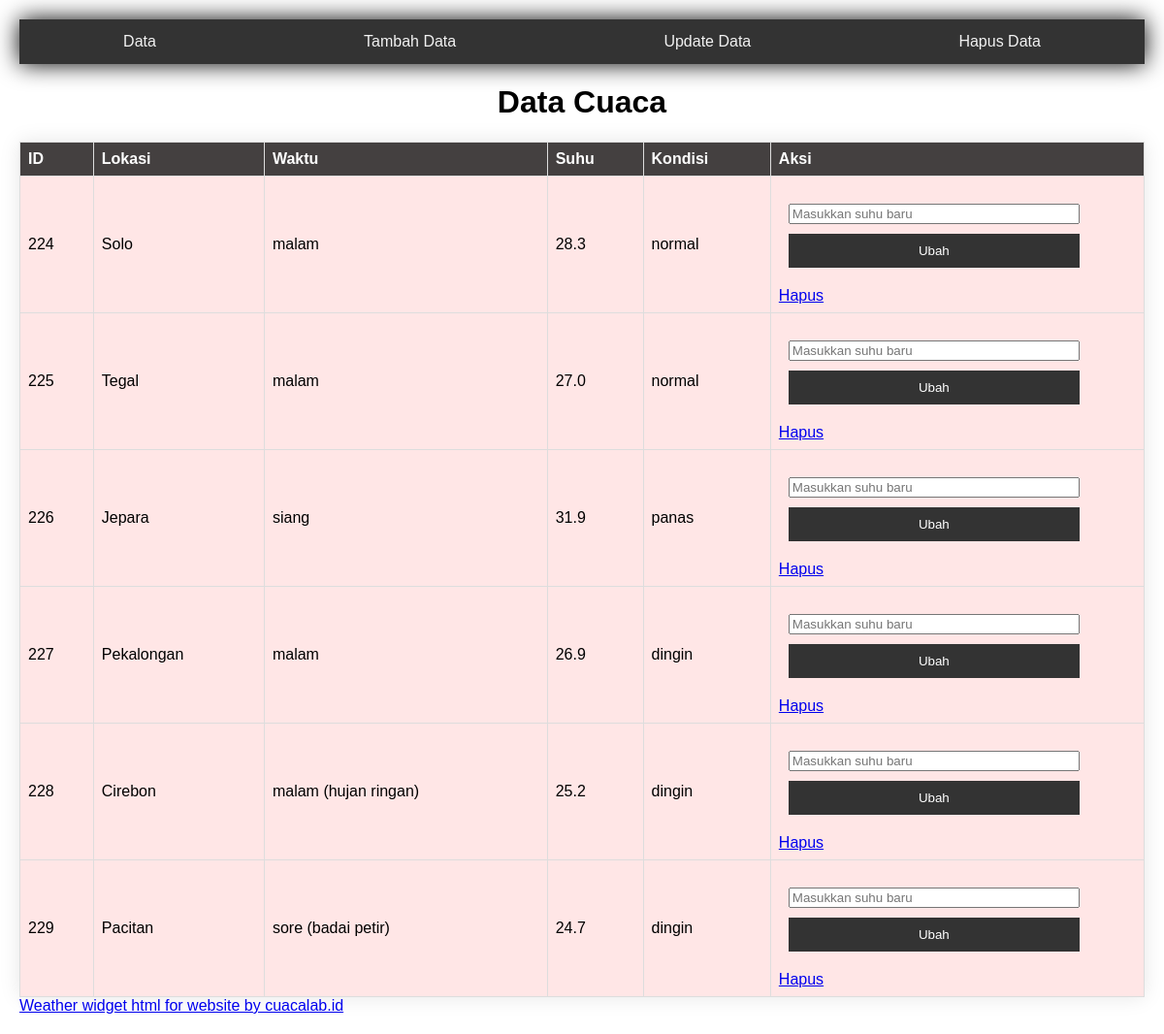
The page / on the database its author committed.
### tables this page shows
CREATE TABLE cuaca (
            id INTEGER PRIMARY KEY AUTOINCREMENT,
            lokasi TEXT,
            waktu TEXT,
            suhu REAL,
            kondisi TEXT,
            tanggal TEXT
        );

### app.py (the view)
@app.route('/')
def index():
    data_cuaca = get_all_cuaca()
    return render_template('index.html', data_cuaca=data_cuaca)

### app.py (called while the page is built)
def get_all_cuaca():
    conn = sqlite3.connect('cuaca.db')
    cursor = conn.cursor()
    cursor.execute('SELECT * FROM cuaca')
    data_cuaca = cursor.fetchall()
    conn.close()
    return data_cuaca

### templates/index.html (shortened to what this page needs)
<!DOCTYPE html>
<html lang="en">
<head>
</head>
<body>
    <div class="navbar">
        <a href="{{ url_for('index') }}">Data</a>
        <a href="{{ url_for('tambah_data') }}">Tambah Data</a>
        <a href="{{ url_for('ubah_data', id=1) }}">Update Data</a>
        <a href="{{ url_for('hapus_data', id=1) }}">Hapus Data</a>
    </div>
    <h1>Data Cuaca</h1>
    <table border="1">
        <tr>
            <th>ID</th>
            <th>Lokasi</th>
            <th>Waktu</th>
            <th>Suhu</th>
            <th>Kondisi</th>
            <th>Aksi</th>
        </tr>
        {% for cuaca in data_cuaca %}
        <tr>
            <td>{{ cuaca[0] }}</td>
            <td>{{ cuaca[1] }}</td>
            <td>{{ cuaca[2] }}</td>
            <td>{{ cuaca[3] }}</td>
            <td>{{ cuaca[4] }}</td>
            <td>
                <form action="{{ url_for('ubah', id=cuaca[0]) }}" method="post">
                    <input type="text" name="suhu" placeholder="Masukkan suhu baru" required>
                    <button type="submit">Ubah</button>
                </form>
                <a href="{{ url_for('hapus', id=cuaca[0]) }}">Hapus</a>
            </td>
        </tr>
        {% endfor %}
    </table>
    <div id="idd42247fc304f1" a='{"t":"g7bs","v":"1.2","lang":"id","locs":[],"ssot":"c","sics":"ds","cbkg":"#616161","cfnt":"#FFFFFF","cend":"#FFFFFF00","sfnt":"t","slfs":15,"slis":32}'><a href="https://cuacalab.id/widget/">Weather widget html for website by cuacalab.id</a></div><script async src="https://static1.cuacalab.id/widgetjs/?id=idd42247fc304f1"></script>
</body>
</html>

### templates/index.html (style rules this page uses)
.navbar { display: flex; justify-content: space-around; background-color: #333; color: #fff; box-shadow: 0 0 25px 0 black; }
.navbar a { color: #fff; text-decoration: none; }
table { width: 100%; border-collapse: collapse; margin-top: 20px; box-shadow: 0 0 20px rgba(0, 0, 0, 0.1); }
table { background-color: #f5f5f5; }
th { background-color: #ffcccc; color: #fff; }
td { background-color: #ffe6e6; }
tr:nth-child(even) { background-color: #ffe6e6; }
tr:nth-child(odd) { background-color: #ffcccc; }
form { margin-top: 20px; display: flex; flex-direction: column; max-width: 300px; padding: 10px; }
input, button { margin-bottom: 10px; }
button { cursor: pointer; background-color: #333; color: #fff; border: none; padding: 10px; }
body { font-family: Arial, sans-serif; margin: 20px; }
h1, h2 { text-align: center; }
table { width: 100%; border-collapse: collapse; margin-top: 20px; }
th, td { border: 1px solid #ddd; padding: 8px; text-align: left; }
th { background-color: #444040; }
form { margin-top: 10px; display: flex; flex-direction: column; max-width: 300px; }
label, input, button { margin-bottom: 10px; }
button { cursor: pointer; }
.navbar { background-color: #333; overflow: hidden; }
.navbar a { float: left; display: block; color: #f2f2f2; text-align: center; padding: 14px 16px; text-decoration: none; }

### rows shown on the page
cuaca: id "224", lokasi "Solo", waktu "malam", suhu "28.3", kondisi "normal"
cuaca: id "225", lokasi "Tegal", waktu "malam", suhu "27.0", kondisi "normal"
cuaca: id "226", lokasi "Jepara", waktu "siang", suhu "31.9", kondisi "panas"
cuaca: id "227", lokasi "Pekalongan", waktu "malam", suhu "26.9", kondisi "dingin"
cuaca: id "228", lokasi "Cirebon", waktu "malam (hujan ringan)", suhu "25.2", kondisi "dingin"
cuaca: id "229", lokasi "Pacitan", waktu "sore (badai petir)", suhu "24.7", kondisi "dingin"
